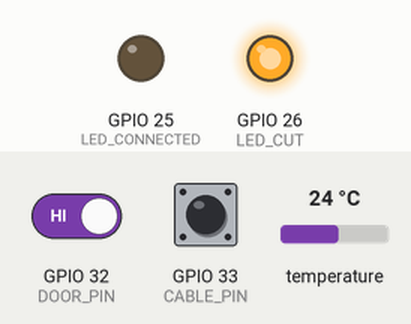
This program was run on a simulated ESP32. On the bench: output pins drawn as LEDs (lit = HIGH). Inputs (shaded band) come from the test bench; at power-on: GPIO 33 (CABLE_PIN) HIGH, temperature 24 °C, GPIO 32 (DOOR_PIN) HIGH. WiFi joins after 1.5 s; servers stay silent unless stated; uploads are accepted with an empty reply; what the program prints to the serial monitor is not drawn.

Above: at 2.7 s.
2.8 s: GPIO 33 (CABLE_PIN) pulled LOW for 1.65 s
At 4.3 s:
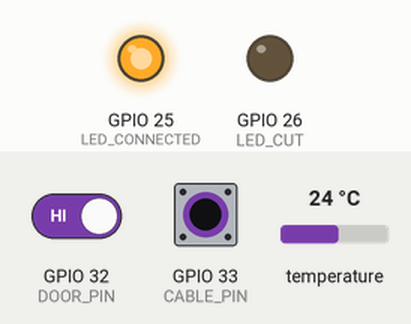
6.5 s: temperature set to 39.5 °C
9.2 s: temperature set to 40.6 °C
15.8 s: GPIO 33 (CABLE_PIN) pulled LOW for 1.65 s
At 18.7 s:
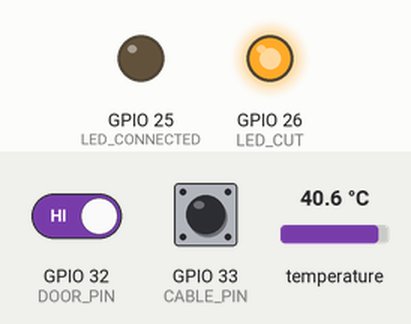
18.9 s: GPIO 32 (DOOR_PIN) driven HIGH and GPIO 33 (CABLE_PIN) driven LOW
At 20.6 s:
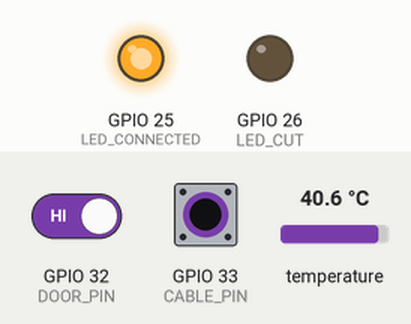
Timing chart, 0 to 22.1 s (numbered marks = the images above; inputs shaded):
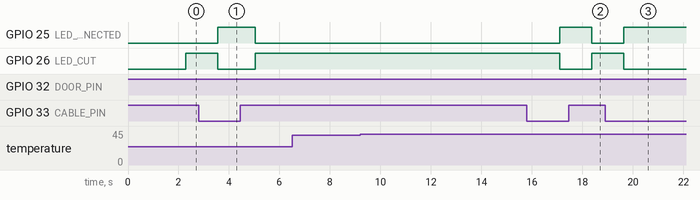

The program:

main.cpp
```cpp
#include <Arduino.h>
#include <WiFi.h>
#include <HTTPClient.h>
#include <ArduinoJson.h>
#include <OneWire.h>
#include <DallasTemperature.h>

#define TEMP_PIN 4
#define DOOR_PIN 32
#define CABLE_PIN 33
#define LED_CONNECTED 25
#define LED_CUT 26

const char* WIFI_SSID = "Sabyan";
const char* WIFI_PASSWORD = "Berlian23";

const char* API_URL = "http://192.168.1.16:5000/api/sensor-logs";
const char* DEVICE_API_KEY = "btsense_device_secret";
const char* DEVICE_CODE = "BTS-DEMO-001";

OneWire oneWire(TEMP_PIN);
DallasTemperature sensors(&oneWire);

unsigned long lastSendTime = 0;
const unsigned long SEND_INTERVAL = 3000;

String getTemperatureStatus(float temperature) {
  if (temperature >= 50) return "critical";
  if (temperature >= 40) return "warning";
  return "normal";
}

String getOverallStatus(String temperatureStatus, String fanStatus, String cableStatus, String doorStatus) {
  if (temperatureStatus == "critical" || cableStatus == "cut") return "critical";
  if (temperatureStatus == "warning" || doorStatus == "open") return "warning";
  return "normal";
}

void connectWiFi() {
  if (WiFi.status() == WL_CONNECTED) return;

  WiFi.mode(WIFI_STA);
  WiFi.begin(WIFI_SSID, WIFI_PASSWORD);

  Serial.print("Connecting WiFi");

  unsigned long startAttemptTime = millis();

  while (WiFi.status() != WL_CONNECTED && millis() - startAttemptTime < 15000) {
    delay(500);
    Serial.print(".");
  }

  Serial.println();

  if (WiFi.status() == WL_CONNECTED) {
    Serial.print("WiFi connected: ");
    Serial.println(WiFi.localIP());
  } else {
    Serial.println("WiFi connection failed");
  }
}

float readTemperature() {
  sensors.requestTemperatures();
  float temperature = sensors.getTempCByIndex(0);

  if (temperature == DEVICE_DISCONNECTED_C || temperature < -50 || temperature > 125) {
    return 0;
  }

  return temperature;
}

void updateCableLed(String cableStatus) {
  if (cableStatus == "connected") {
    digitalWrite(LED_CONNECTED, HIGH);
    digitalWrite(LED_CUT, LOW);
  } else {
    digitalWrite(LED_CONNECTED, LOW);
    digitalWrite(LED_CUT, HIGH);
  }
}

void printSensorData(
  float temperature,
  String temperatureStatus,
  String fanStatus,
  int fanRpm,
  String cableStatus,
  String doorStatus,
  String overallStatus
) {
  Serial.print("Temp: ");
  Serial.print(temperature);
  Serial.print(" C | Temp Status: ");
  Serial.print(temperatureStatus);
  Serial.print(" | Fan: ");
  Serial.print(fanStatus);
  Serial.print(" | RPM: ");
  Serial.print(fanRpm);
  Serial.print(" | Cable: ");
  Serial.print(cableStatus);
  Serial.print(" | Door: ");
  Serial.print(doorStatus);
  Serial.print(" | Overall: ");
  Serial.println(overallStatus);
}

void sendToBackend(
  float temperature,
  String temperatureStatus,
  String fanStatus,
  int fanRpm,
  String cableStatus,
  String doorStatus,
  String overallStatus
) {
  if (WiFi.status() != WL_CONNECTED) {
    connectWiFi();
    if (WiFi.status() != WL_CONNECTED) return;
  }

  StaticJsonDocument<512> doc;

  doc["device_code"] = DEVICE_CODE;
  doc["temperature"] = temperature;
  doc["temperature_status"] = temperatureStatus;
  doc["fan_status"] = fanStatus;
  doc["fan_rpm"] = fanRpm;
  doc["cable_status"] = cableStatus;
  doc["door_status"] = doorStatus;
  doc["overall_status"] = overallStatus;

  String payload;
  serializeJson(doc, payload);

  HTTPClient http;
  http.begin(API_URL);
  http.addHeader("Content-Type", "application/json");
  http.addHeader("x-device-api-key", DEVICE_API_KEY);

  int responseCode = http.POST(payload);
  String responseBody = responseCode > 0 ? http.getString() : "";

  Serial.println("================================");
  Serial.println(payload);
  Serial.print("HTTP Response: ");
  Serial.println(responseCode);

  if (responseBody.length() > 0) {
    Serial.println(responseBody);
  }

  http.end();
}

void setup() {
  Serial.begin(115200);

  sensors.begin();

  pinMode(DOOR_PIN, INPUT_PULLUP);
  pinMode(CABLE_PIN, INPUT_PULLUP);

  pinMode(LED_CONNECTED, OUTPUT);
  pinMode(LED_CUT, OUTPUT);

  digitalWrite(LED_CONNECTED, LOW);
  digitalWrite(LED_CUT, LOW);

  connectWiFi();

  Serial.println("BTSense started without relay");
}

void loop() {
  float temperature = readTemperature();
  String temperatureStatus = getTemperatureStatus(temperature);

  int doorRead = digitalRead(DOOR_PIN);
  String doorStatus = doorRead == LOW ? "closed" : "open";

  int cableRead = digitalRead(CABLE_PIN);
  String cableStatus = cableRead == LOW ? "connected" : "cut";

  updateCableLed(cableStatus);

  String fanStatus = "running";
  int fanRpm = 0;

  String overallStatus = getOverallStatus(temperatureStatus, fanStatus, cableStatus, doorStatus);

  printSensorData(
    temperature,
    temperatureStatus,
    fanStatus,
    fanRpm,
    cableStatus,
    doorStatus,
    overallStatus
  );

  unsigned long now = millis();

  if (now - lastSendTime >= SEND_INTERVAL) {
    lastSendTime = now;

    sendToBackend(
      temperature,
      temperatureStatus,
      fanStatus,
      fanRpm,
      cableStatus,
      doorStatus,
      overallStatus
    );
  }

  delay(500);
}
```

Measured:
- after the input at 2.8 s, GPIO 25 (LED_CONNECTED): LOW → HIGH after 0.75 s, → LOW 1.5 s later; GPIO 26 (LED_CUT): HIGH → LOW after 0.75 s, → HIGH 1.5 s later
- after the input at 6.5 s, every drawn part: stays the same
- after the input at 9.2 s, every drawn part: stays the same
- after the input at 15.8 s, GPIO 25 (LED_CONNECTED): LOW → HIGH after 1.3 s, → LOW 1.3 s later; GPIO 26 (LED_CUT): HIGH → LOW after 1.3 s, → HIGH 1.3 s later
- after the input at 18.9 s, GPIO 25 (LED_CONNECTED): LOW → HIGH after 0.73 s; GPIO 26 (LED_CUT): HIGH → LOW after 0.73 s
